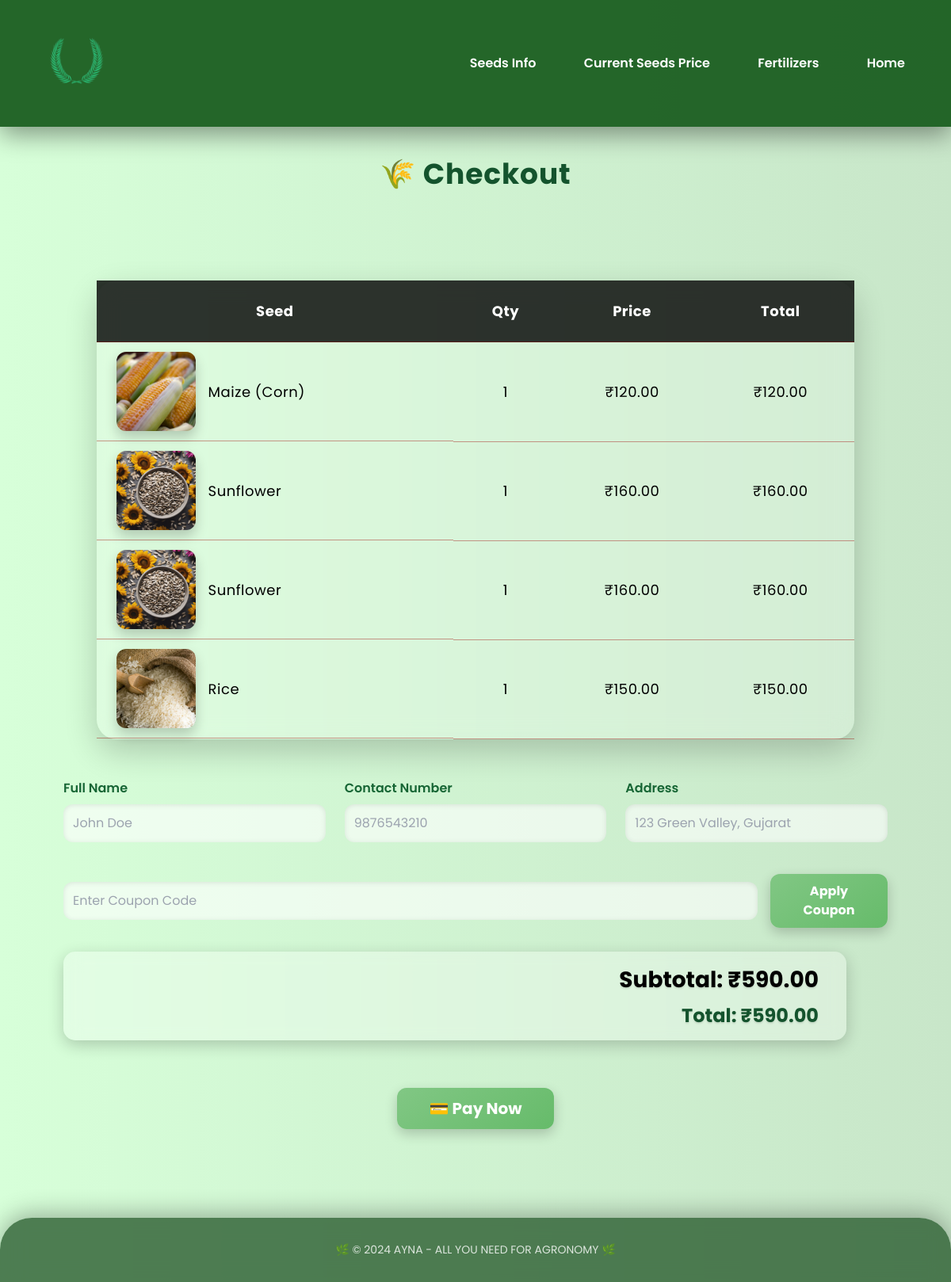
/checkout/, run on an earlier commit of the app's database.
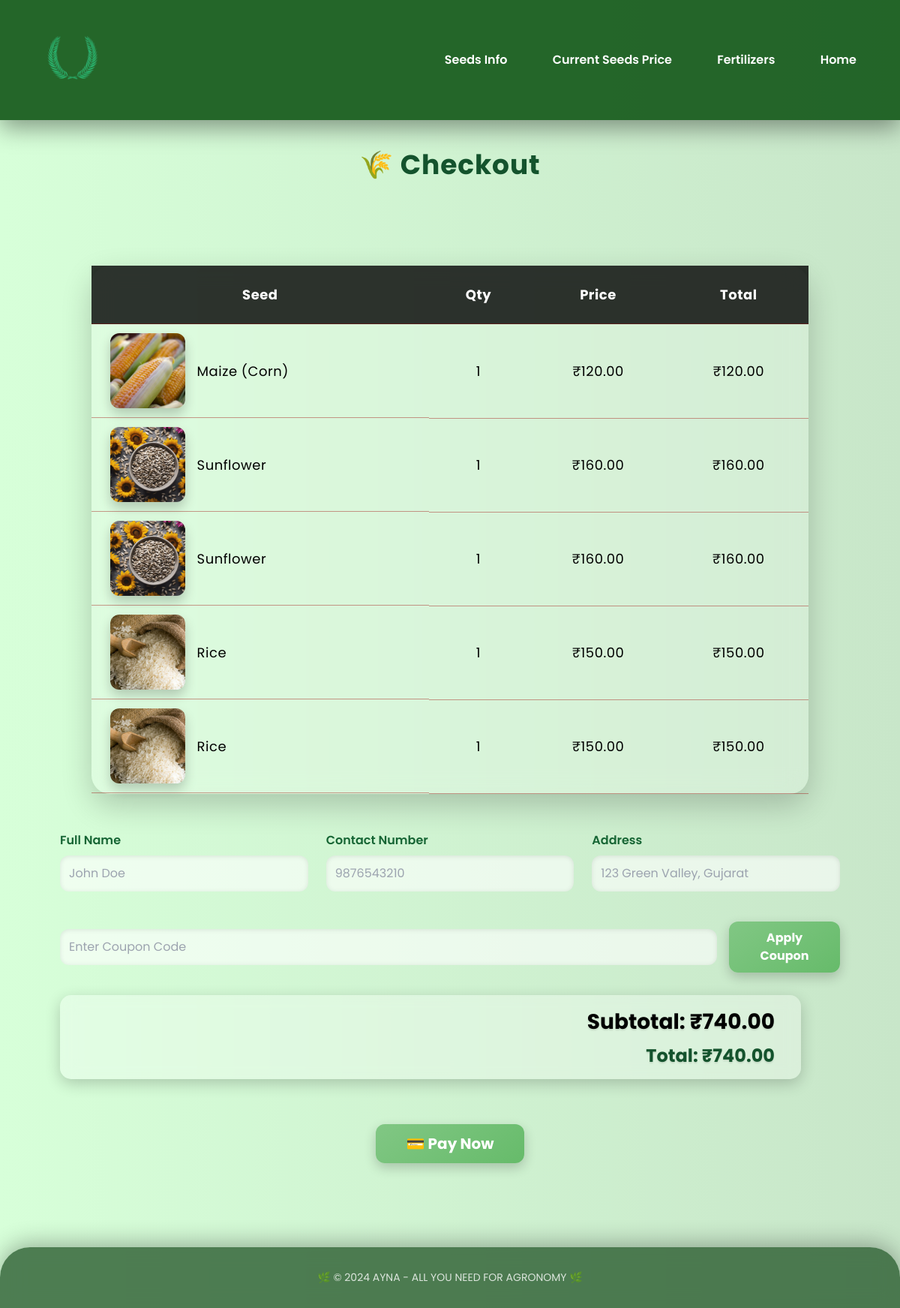
And on a later commit of the database.
### myapp/models.py (models this page shows, shortened)
class CartItem(models.Model):
    seed = models.ForeignKey(Seed, on_delete=models.CASCADE)
    quantity = models.PositiveIntegerField(default=1)
    def total_price(self):
        return self.seed.price * self.quantity

class Seed(models.Model):
    name = models.CharField(max_length=100)
    price = models.DecimalField(max_digits=8, decimal_places=2)
    quantity = models.DecimalField(max_digits=10, decimal_places=2)
    description = models.TextField()
    image = models.ImageField(upload_to='seed_images/')
    wikipedia_link = models.URLField()  # New field for Wikipedia link

### myapp/views.py (the view, shortened to what this page needs)
# urls.py: path('checkout/', views.checkout, name='checkout'),
def checkout(request):
    cart_items = CartItem.objects.all()
    subtotal = sum(item.total_price() for item in cart_items)
    discount_amount = Decimal(0)
    applied_coupon = None
    total = subtotal - discount_amount
    amount_paise = int(total * 100)  # Razorpay expects amount in paise
    client = razorpay.Client(auth=(settings.RAZORPAY_KEY_ID, settings.RAZORPAY_KEY_SECRET))
    amount = 50000  # amount in paise = Rs 500
    currency = 'INR'
    payment = client.order.create({
        "amount": amount,
        "currency": currency,
        "payment_capture": '1'
    })
    context = {
        'cart_items': cart_items,
        'subtotal': subtotal,
        'discount_amount': discount_amount,
        'total': total,
        'applied_coupon': applied_coupon,
        'amount': amount,
        'api_key': settings.RAZORPAY_KEY_ID,
        'order_id': payment['id'],
        'amount_paise':amount_paise
    }
    return render(request, 'checkout.html', context)

### myapp/templates/checkout.html (shortened to what this page needs)
{% load static %}
<!DOCTYPE html>
<html lang="en">
<head>
  <script src="https://cdn.tailwindcss.com"></script>
</head>
<body>
  <div class="glass-bg">
    <header class="header">
      <a href="{% url 'index' %}" class="logo"><img src="{% static 'AYNA NEW LOGO.png' %}" alt="AYNA Logo"></a>
      <div class="nav-links">
        <a href="{% url 'seed' %}">Seeds Info</a>
        <a href="{% url 'seed_price' %}">Current Seeds Price</a>
        <a href="{% url 'fertilizer' %}">Fertilizers</a>
        <a href="{% url 'index' %}">Home</a>
      </div>
    </header>
    <div class="max-w-6xl mx-auto px-6 pt-10 pb-20">
      <h1 class="text-4xl font-bold text-green-900 mb-8 text-center tracking-wide">🌾 Checkout</h1>
      <div class="glass-card p-8">
        <table>
          <thead>
            <tr>
              <th>Seed</th>
              <th>Qty</th>
              <th>Price</th>
              <th>Total</th>
            </tr>
          </thead>
          <tbody>
            {% for item in cart_items %}
            <tr>
              <td class="flex items-center space-x-4 py-3">
                <img src="{{ item.seed.image.url }}" alt="{{ item.seed.name }}">
                <span>{{ item.seed.name }}</span>
              </td>
              <td>{{ item.quantity }}</td>
              <td>₹{{ item.seed.price }}</td>
              <td>₹{{ item.total_price }}</td>
            </tr>
            {% endfor %}
          </tbody>
        </table>
        <form method="POST" class="mb-10">
          <div class="grid grid-cols-1 md:grid-cols-3 gap-6 mb-6">
            <div>
              <label class="block mb-2 font-semibold text-green-800" for="full_name">Full Name</label>
              <input type="text" id="full_name" name="full_name" placeholder="John Doe" required>
            </div>
            <div>
              <label class="block mb-2 font-semibold text-green-800" for="contact_number">Contact Number</label>
              <input type="text" id="contact_number" name="contact_number" placeholder="9876543210" required>
            </div>
            <div>
              <label class="block mb-2 font-semibold text-green-800" for="address">Address</label>
              <input type="text" id="address" name="address" placeholder="123 Green Valley, Gujarat" required>
            </div>
          </div>
        </form>
        <form method="POST" class="mb-6">
          <div class="flex flex-col sm:flex-row items-start sm:items-center gap-4">
            <input type="text" name="coupon_code" placeholder="Enter Coupon Code">
            <button type="submit">Apply Coupon</button>
          </div>
        </form>
        <div class="total-price">
          <p>Subtotal: ₹{{ subtotal }}</p>
          <p class="text-2xl font-bold mt-2 text-green-900">Total: ₹{{ total }}</p>
        </div>
<div class="text-center mt-8">
  <button id="rzp-button1" class="btn-green text-xl px-10 py-3">💳 Pay Now</button>
</div>
</div>
</div>
</body>
<footer>
  <p>🌿 © 2024 AYNA - ALL YOU NEED FOR AGRONOMY 🌿</p>
</footer>
</html>

What changed in the data, as far as the page shows it:
added CartItem: seed.image (picture), seed.name "Rice", quantity "1", seed.price "150.00", total_price "150.00"
Also different on the page:
{{ subtotal }}: "590.00" → "740.00"
{{ total }}: "590.00" → "740.00"
